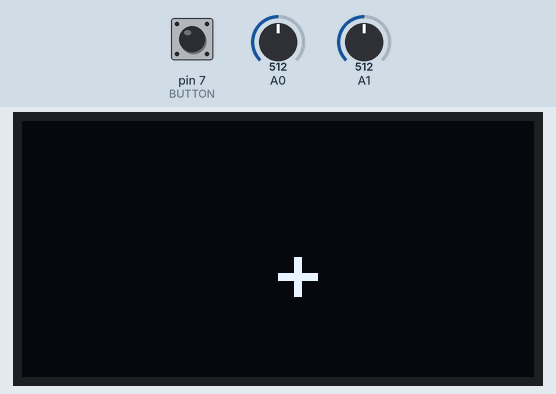
This sketch was run on a simulated Arduino Uno, built with avr-gcc and run on an emulated ATmega328P. On the bench: 128×64 one-colour display. The test bench sets the inputs (shaded band); at power-on: A0 = 512, A1 = 512, pin 7 (BUTTON) LOW. What the sketch prints to the serial monitor is not drawn.

Above: at 5.2 s.
5.3 s: A0 set to 0
At 7.9 s:
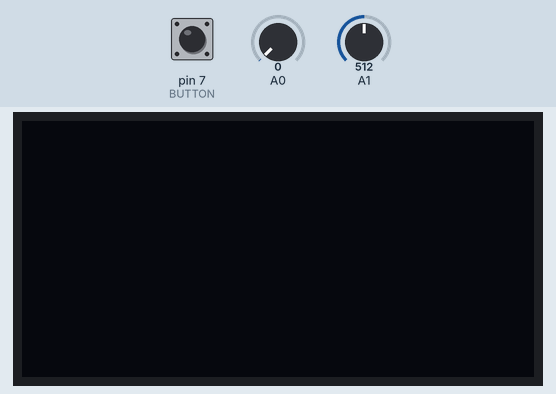
8.1 s: A0 set to 1023
At 9.43 s:
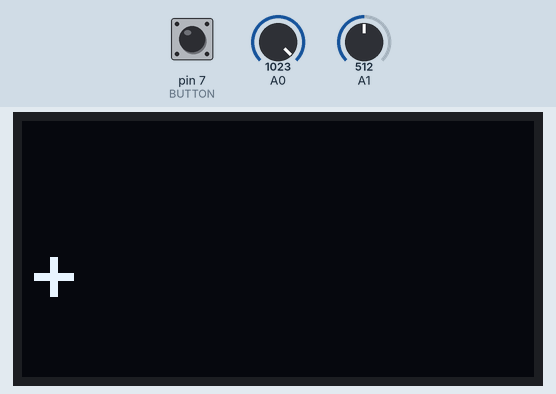
11.1 s: A1 set to 0
At 11.39 s:
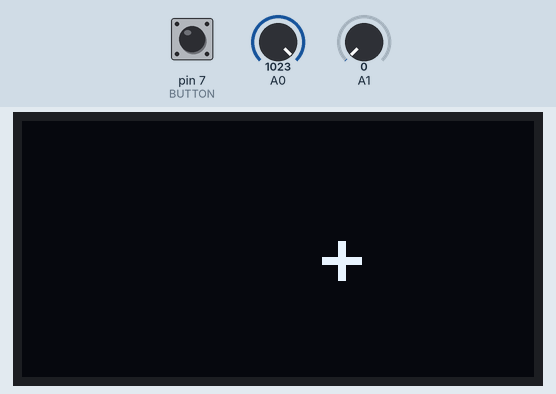
13.0 s: A1 set to 1023
At 13.79 s:
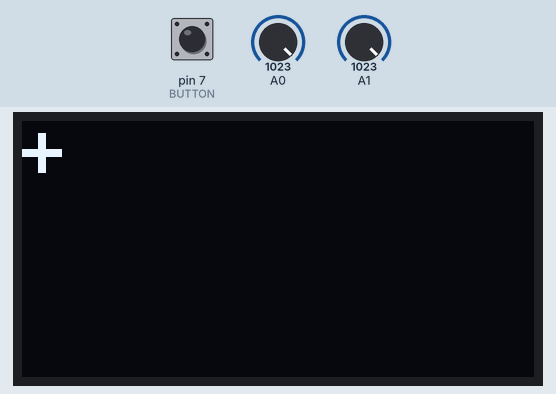
15.1 s: A1 set to 1007
At 15.5 s:
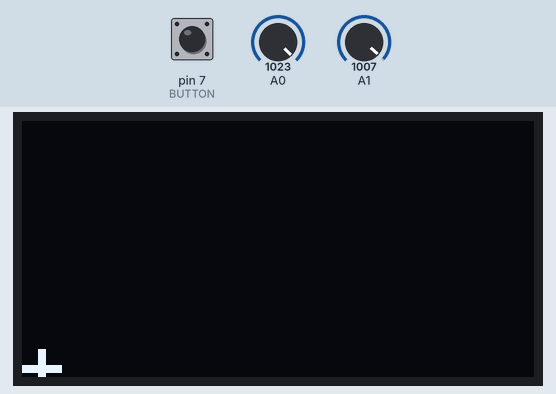
Timing chart, 0 to 17.6 s (numbered marks = the images above; inputs shaded):
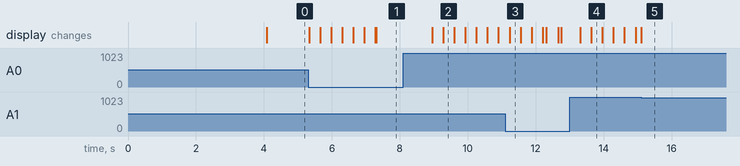

Measured:
- after the input at 5.3 s, the display: first changes at once (image 1 shows a later state)
- after the input at 8.1 s, the display: first changes after 0.85 s (image 2 shows a later state)
- after the input at 13.0 s, the display: first changes after 0.31 s (image 4 shows a later state)

The sketch:

displayOled.ino
```cpp
#include <SPI.h>
#include <Wire.h>
#include <Adafruit_GFX.h>
#include <Adafruit_SSD1306.h>
 int curx=64,cury=32;

#define SCREEN_WIDTH 128 // OLED display width, in pixels
#define SCREEN_HEIGHT 64 // OLED display height, in pixels

// Declaration for SSD1306 display connected using software SPI (default case):
#define OLED_MOSI   9
#define OLED_CLK   10
#define OLED_DC    11
#define OLED_CS    12
#define OLED_RESET 13
Adafruit_SSD1306 display(SCREEN_WIDTH, SCREEN_HEIGHT,OLED_MOSI, OLED_CLK, OLED_DC, OLED_RESET, OLED_CS);

void setup()   {
  // On my display, I had to used 0x3C as the address, something to do with the RESET not being
  // connected to the Arduino. THe 0x3D address below is the address used in the original
  // Adafruit OLED example
  Serial.begin(9600);
  display.begin(SSD1306_SWITCHCAPVCC, 0x3D);  // initialize with the I2C addr 0x3D (for the 128x64)
  pinMode(A0,INPUT);
  pinMode(A1,INPUT);
  pinMode(7,INPUT);//BUTTON
  display.clearDisplay(); // Make sure the display is cleared
  display.setTextSize(2);
  display.setCursor(23,8);
  display.setTextColor(WHITE);
  display.print("WELCOME");
  display.setCursor(0,33);
  display.setTextSize(1);

  display.print("   Please Subscribe! ");
  display.display();
  delay(4000);
  display.clearDisplay();
}
int x,y,b;


void loop() {
  display.clearDisplay(); // Make sure the display is cleared


 x=analogRead(A0);
 y=analogRead(A1);
 Serial.print(curx);
 Serial.print("  ");
 Serial.print(cury);
 Serial.print("  ");
 Serial.println(b);


b=digitalRead(7);
display.clearDisplay();
 display.setTextColor(WHITE);
 display.setTextSize(2);
 if(x==0){
 curx-=1;}
 if(x==1023)
 {curx+=1;
  }
  if(y==0)
  cury-=1;
  if(y==1023)
  cury+=1;

 display.setCursor(curx,cury);

 display.print("+");

 display.display();


}
```
